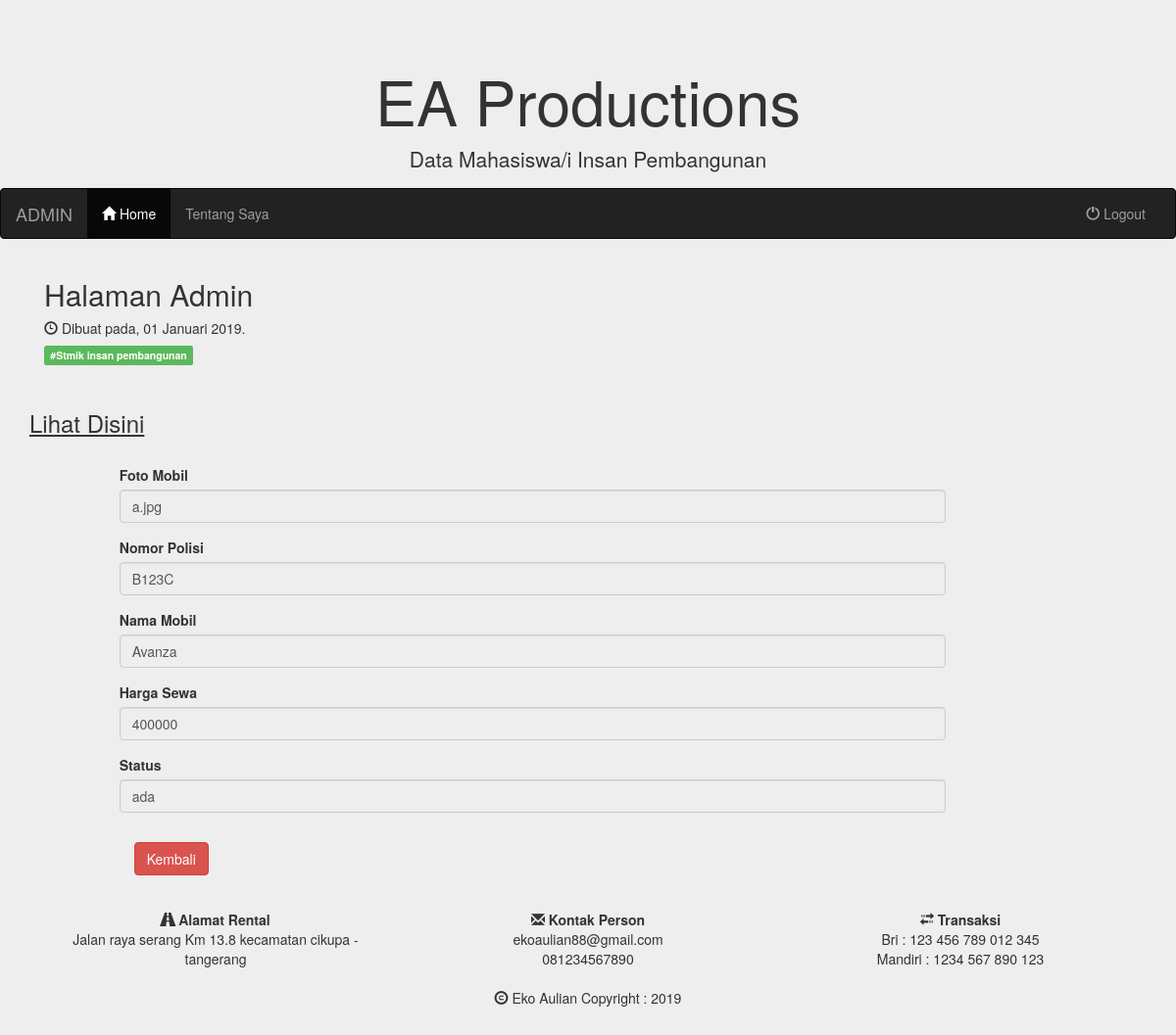
Page /admin/read.php?vnopol=B123C (signed in) on the committed database.
### tables this page shows
CREATE TABLE `mobil` (
  `nopol` varchar(10) NOT NULL,
  `namamobil` varchar(30) NOT NULL,
  `foto` varchar(30) NOT NULL,
  `harga` int(10) NOT NULL,
  `status` varchar(10) NOT NULL
);

### admin/read.php (the view, shortened to what this page needs)
<?php
include('header.php');
?>
<?php
                $conn = mysql_connect("localhost","root","") or die ("koneksi gagal");
                $strSQL = "select * from mobil where nopol='$_GET[vnopol]' ";
                $qry = mysql_query($strSQL,$conn) or die ("query salah");
                $row=mysql_fetch_array($qry);
?>
<div class="container">
		<div class="col-sm-9">
	      <h2>Halaman Admin</h2>
	      <h5><span class="glyphicon glyphicon-time"></span> Dibuat pada, 01 Januari 2019.</h5>
	      <h5><span class="label label-success">#Stmik insan pembangunan</span></h5><br>
	    </div>
</div>
<div class="container">
    <h3><u>Lihat Disini</u></h3><br>
    <form action="" method="post">
        <div class="col-lg-10">
            <div class="col-md-offset-1">
            			<div class="form-group">
                            <label><b>Foto Mobil</b></label>
                            <input type="text" name="txtfoto"class="form-control" value="<?php echo $row['foto'];?>" readonly />
                        </div>
                        <div class="form-group">
                            <label><b>Nomor Polisi</b></label>
                            <input type="text" name="txtnomor"class="form-control" value="<?php echo $row['nopol'];?>" readonly />
                        </div>
                        <div class="form-group">
                            <label><b>Nama Mobil</b></label>
                            <input type="text" name="txtmobil"class="form-control" value="<?php echo $row['namamobil'];?>" readonly />
                        </div>
                        <div class="form-group">
                            <label><b>Harga Sewa</b></label>
                            <input type="text" name="txtharga"class="form-control" value="<?php echo $row['harga'];?>" readonly />
                        </div>
                        <div class="form-group">
                            <label><b>Status</b></label>
                            <input type="text" name="txtstatus"class="form-control" value="<?php echo $row['status'];?>" readonly />
                        </div>
                        <div class="panel-body">
                                <a href="index.php" class="btn btn-danger">Kembali</a>
                        </div><br>
        </div>
        </form>
        </div>
<?php
include('../footer.php');
?>

### rows in the picture
mobil: txtfoto "a.jpg", txtnomor "B123C", txtmobil "Avanza", txtharga "400000", txtstatus "ada"
